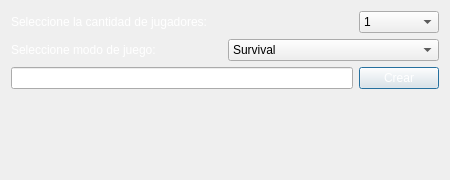
<?xml version="1.0" encoding="UTF-8"?>
<ui version="4.0">
 <class>createPopUp</class>
 <widget class="QDialog" name="createPopUp">
  <property name="geometry">
   <rect>
    <x>0</x>
    <y>0</y>
    <width>450</width>
    <height>180</height>
   </rect>
  </property>
  <property name="windowTitle">
   <string>Dialog</string>
  </property>
  <property name="styleSheet">
   <string notr="true">background-image: url(:BackgroundPopUp.jpg);</string>
  </property>
  <layout class="QVBoxLayout" name="verticalLayout">
   <item>
    <layout class="QHBoxLayout" name="horizontalLayout_2">
     <item>
      <widget class="QLabel" name="labelPlayers">
       <property name="enabled">
        <bool>true</bool>
       </property>
       <property name="styleSheet">
        <string notr="true">color: rgb(255, 255, 255);</string>
       </property>
       <property name="text">
        <string>Seleccione la cantidad de jugadores:</string>
       </property>
      </widget>
     </item>
     <item>
      <widget class="QComboBox" name="playersNumber">
       <property name="enabled">
        <bool>true</bool>
       </property>
       <property name="maximumSize">
        <size>
         <width>80</width>
         <height>16777215</height>
        </size>
       </property>
       <property name="styleSheet">
        <string notr="true">background-image: url(:BackgroundPopUp.jpg);</string>
       </property>
       <item>
        <property name="text">
         <string>1</string>
        </property>
       </item>
       <item>
        <property name="text">
         <string>2</string>
        </property>
       </item>
       <item>
        <property name="text">
         <string>3</string>
        </property>
       </item>
       <item>
        <property name="text">
         <string>4</string>
        </property>
       </item>
      </widget>
     </item>
    </layout>
   </item>
   <item>
    <layout class="QHBoxLayout" name="horizontalLayout_3">
     <item>
      <widget class="QLabel" name="labelMode">
       <property name="styleSheet">
        <string notr="true">color: rgb(255, 255, 255);</string>
       </property>
       <property name="text">
        <string>Seleccione modo de juego:</string>
       </property>
      </widget>
     </item>
     <item>
      <widget class="QComboBox" name="gameMode">
       <item>
        <property name="text">
         <string>Survival</string>
        </property>
       </item>
       <item>
        <property name="text">
         <string>Clear the zone</string>
        </property>
       </item>
      </widget>
     </item>
    </layout>
   </item>
   <item>
    <layout class="QHBoxLayout" name="horizontalLayout">
     <item>
      <widget class="QLineEdit" name="labelName">
       <property name="enabled">
        <bool>true</bool>
       </property>
       <property name="styleSheet">
        <string notr="true">color: rgb(255, 255, 255);</string>
       </property>
       <property name="text">
        <string>Game name</string>
       </property>
      </widget>
     </item>
     <item>
      <widget class="QPushButton" name="createButton">
       <property name="styleSheet">
        <string notr="true">color: rgb(255, 255, 255);</string>
       </property>
       <property name="text">
        <string>Crear</string>
       </property>
      </widget>
     </item>
    </layout>
   </item>
   <item>
    <widget class="QLabel" name="labelConfirm">
     <property name="enabled">
      <bool>false</bool>
     </property>
     <property name="styleSheet">
      <string notr="true">color: rgb(255, 255, 255);</string>
     </property>
     <property name="text">
      <string/>
     </property>
    </widget>
   </item>
  </layout>
 </widget>
 <resources/>
 <connections/>
</ui>
